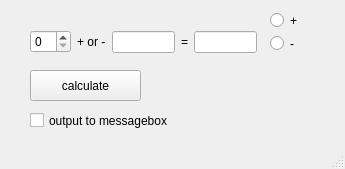
<?xml version="1.0" encoding="UTF-8"?>
<ui version="4.0">
 <class>MainWindow</class>
 <widget class="QMainWindow" name="MainWindow">
  <property name="geometry">
   <rect>
    <x>0</x>
    <y>0</y>
    <width>345</width>
    <height>169</height>
   </rect>
  </property>
  <property name="windowTitle">
   <string>MainWindow</string>
  </property>
  <widget class="QWidget" name="centralwidget">
   <widget class="QPushButton" name="pushButton">
    <property name="geometry">
     <rect>
      <x>30</x>
      <y>70</y>
      <width>111</width>
      <height>31</height>
     </rect>
    </property>
    <property name="text">
     <string>calculate</string>
    </property>
   </widget>
   <widget class="QRadioButton" name="radioButton_plus">
    <property name="geometry">
     <rect>
      <x>270</x>
      <y>10</y>
      <width>61</width>
      <height>21</height>
     </rect>
    </property>
    <property name="text">
     <string>+</string>
    </property>
   </widget>
   <widget class="QRadioButton" name="radioButton_minus">
    <property name="geometry">
     <rect>
      <x>270</x>
      <y>33</y>
      <width>61</width>
      <height>21</height>
     </rect>
    </property>
    <property name="text">
     <string>-</string>
    </property>
   </widget>
   <widget class="QCheckBox" name="checkBox">
    <property name="geometry">
     <rect>
      <x>30</x>
      <y>110</y>
      <width>211</width>
      <height>21</height>
     </rect>
    </property>
    <property name="text">
     <string>output to messagebox</string>
    </property>
   </widget>
   <widget class="QWidget" name="">
    <property name="geometry">
     <rect>
      <x>30</x>
      <y>30</y>
      <width>227</width>
      <height>24</height>
     </rect>
    </property>
    <layout class="QHBoxLayout" name="horizontalLayout">
     <item>
      <widget class="QSpinBox" name="spinBox"/>
     </item>
     <item>
      <spacer name="horizontalSpacer_2">
       <property name="orientation">
        <enum>Qt::Horizontal</enum>
       </property>
       <property name="sizeHint" stdset="0">
        <size>
         <width>40</width>
         <height>20</height>
        </size>
       </property>
      </spacer>
     </item>
     <item>
      <widget class="QLabel" name="label">
       <property name="text">
        <string>+ or -</string>
       </property>
      </widget>
     </item>
     <item>
      <spacer name="horizontalSpacer">
       <property name="orientation">
        <enum>Qt::Horizontal</enum>
       </property>
       <property name="sizeHint" stdset="0">
        <size>
         <width>40</width>
         <height>20</height>
        </size>
       </property>
      </spacer>
     </item>
     <item>
      <widget class="QLineEdit" name="lineEdit_2"/>
     </item>
     <item>
      <spacer name="horizontalSpacer_3">
       <property name="orientation">
        <enum>Qt::Horizontal</enum>
       </property>
       <property name="sizeHint" stdset="0">
        <size>
         <width>40</width>
         <height>20</height>
        </size>
       </property>
      </spacer>
     </item>
     <item>
      <widget class="QLabel" name="label_2">
       <property name="text">
        <string>=</string>
       </property>
      </widget>
     </item>
     <item>
      <spacer name="horizontalSpacer_4">
       <property name="orientation">
        <enum>Qt::Horizontal</enum>
       </property>
       <property name="sizeHint" stdset="0">
        <size>
         <width>40</width>
         <height>20</height>
        </size>
       </property>
      </spacer>
     </item>
     <item>
      <widget class="QLineEdit" name="lineEdit_3"/>
     </item>
    </layout>
   </widget>
  </widget>
  <widget class="QMenuBar" name="menubar">
   <property name="geometry">
    <rect>
     <x>0</x>
     <y>0</y>
     <width>345</width>
     <height>17</height>
    </rect>
   </property>
  </widget>
  <widget class="QStatusBar" name="statusbar"/>
 </widget>
 <resources/>
 <connections/>
</ui>
